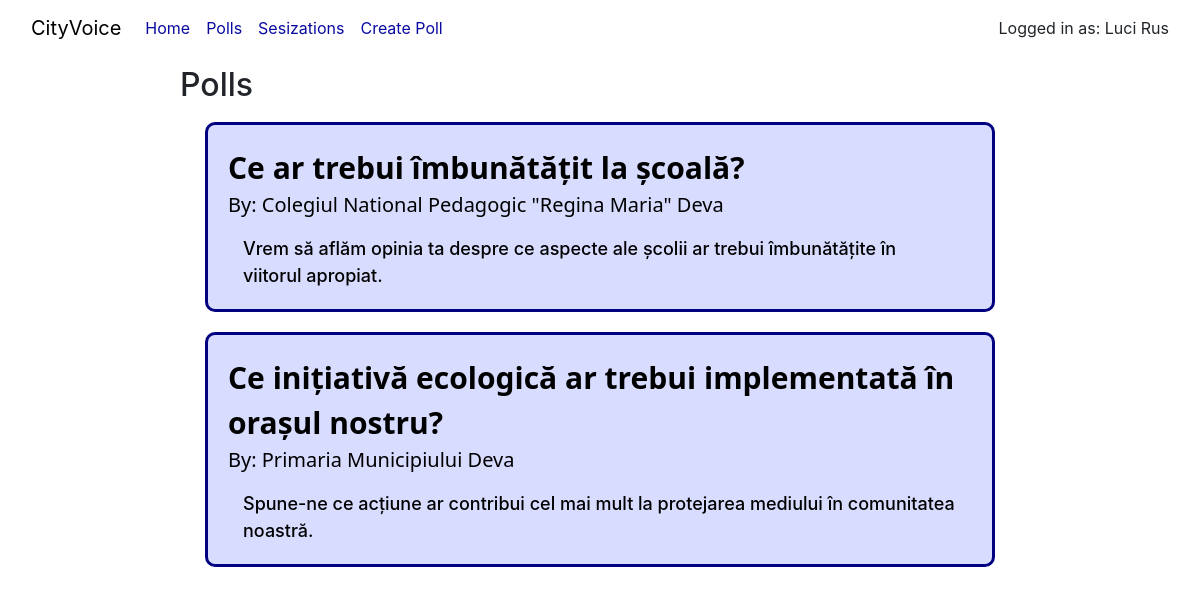
/polls (signed in), run on the app's committed database.
### citysay/models.py (models this page shows, shortened)
class User(AbstractUser):
    cnp = models.CharField(max_length=13)
    first_name = models.CharField(max_length=50)
    last_name = models.CharField(max_length=50)
    institution = models.ForeignKey(Institution, null=True, blank=True, on_delete=models.SET_NULL)

class Poll(models.Model):
    creator = models.ForeignKey(User, on_delete=models.CASCADE)
    title = models.CharField(max_length=200)
    description = models.CharField(max_length=2000)
    institution = models.ForeignKey(Institution, null=True, blank=True, on_delete=models.SET_NULL)

class Institution(models.Model):
    code = models.CharField(max_length=10, unique=True)
    name = models.CharField(max_length=200)

### citysay/views.py (the view)
# urls.py: path("polls", views.polls, name="polls"),
def polls(request):
    all_polls = Poll.objects.all()
    return render(request, "citysay/polls.html",{
        "polls": all_polls
    })

### citysay/templates/citysay/polls.html (shortened to what this page needs)
{% extends "citysay/layout.html" %}
{% load static %}
{% block body %}
<div class="">
    <h2>Polls</h2>
    <div class="polls-container d-flex flex-column">
        {% for poll in polls %}
        <a href="/poll/{{ poll.id }}">
        <div class="poll-card">
            <div class="poll-heading">
                <div class="poll-card-title">{{ poll.title }}</div>
                <div class="poll-card-inst">By: {{ poll.institution.name }}</div>
            </div>
            <div class="poll-card-text">{{ poll.description }}</div>
        </div>
        <a>
        {% endfor %}
    </div>
</div>
{% endblock body %}

### citysay/templates/citysay/layout.html (shortened to what this page needs)
{% load static %}
<!DOCTYPE html>
<html lang="en">
<head>
    <link rel="stylesheet" href="https://stackpath.bootstrapcdn.com/bootstrap/4.4.1/css/bootstrap.min.css">
    <link rel="stylesheet" href="{% static "css/styles.css" %}">
</head>
<body>
    <nav class="navbar navbar-expand-lg bg-body-tertiary">
            <div class="container-fluid d-flex flex-row justify-content-between">
                <div class="d-flex flex-row">
                    <a class="navbar-brand" href="#">CityVoice</a>
                    <div class="" id="navbarNav">
                    <ul class="navbar-nav">
                        <li class="nav-item">
                        <a class="nav-link" aria-current="page" href={% url "index" %}>Home</a>
                        </li>
                        {% if user.is_authenticated %}
                            <li class="nav-item">
                                <a class="nav-link" href={% url "polls" %} >Polls</a>
                            </li>
                            <li class="nav-item">
                                <a class="nav-link" href={% url "create_sesization" %}>Sesizations</a>
                            </li>
                            {% if user.get_institution_display != "None" %}
                                <li class="nav-item">
                                    <a class="nav-link" href={% url "create_poll" %}>Create Poll</a>
                                </li>
                            {% endif %}
                        {% endif %}
                    </ul>
                    </div>
                </div>
                <div class="d-flex flex-row">
                    {% if user.is_authenticated %}
                    <div>Logged in as: {{user.first_name}} {{user.last_name}} </div>
                    {% else %}
                    <a href={% url "login" %}>Log In</a>
                    <a href={% url "register" %}>Register</a>
                    {% endif %}
                </div>
            </div>
        </nav>
    <div class="custom-container">
        {% block body %} {% endblock %}
    </div>
</body>
</html>

### citysay/static/css/styles.css (style rules this page uses)
a { color: black; text-decoration: none; }
.nav-link { color: rgb(10, 10, 160); }
.custom-container { margin: 10px 15vw; }
.poll-card { margin: 10px 25px; padding: 10px 20px; background-color: rgb(216, 220, 255); border: 3px solid navy; border-radius: 10px; }
.poll-heading { margin: 10px 0px 15px; }
.poll-card-title { font-weight: bold; font-size: 30px; font-family:'Segoe UI', Tahoma, Geneva, Verdana, sans-serif }
.poll-card-inst { font-weight: 500; font-size: 20px; font-family:'Segoe UI', Tahoma, Geneva, Verdana, sans-serif }
.poll-card-text { font-weight: 500; font-size: 18px; margin: 0px 15px 10px; }

### data on the page
User: first_name "Luci", last_name "Rus"
Poll: title "Ce ar trebui îmbunătățit la școală?", institution.name "Colegiul National Pedagogic \"Regina Maria\" Deva", description "Vrem să aflăm opinia ta despre ce aspecte ale școlii ar trebui îmbunătățite în viitorul apropiat."
Poll: title "Ce inițiativă ecologică ar trebui implementată în orașul nostru?", institution.name "Primaria Municipiului Deva", description "Spune-ne ce acțiune ar contribui cel mai mult la protejarea mediului în comunitatea noastră."
